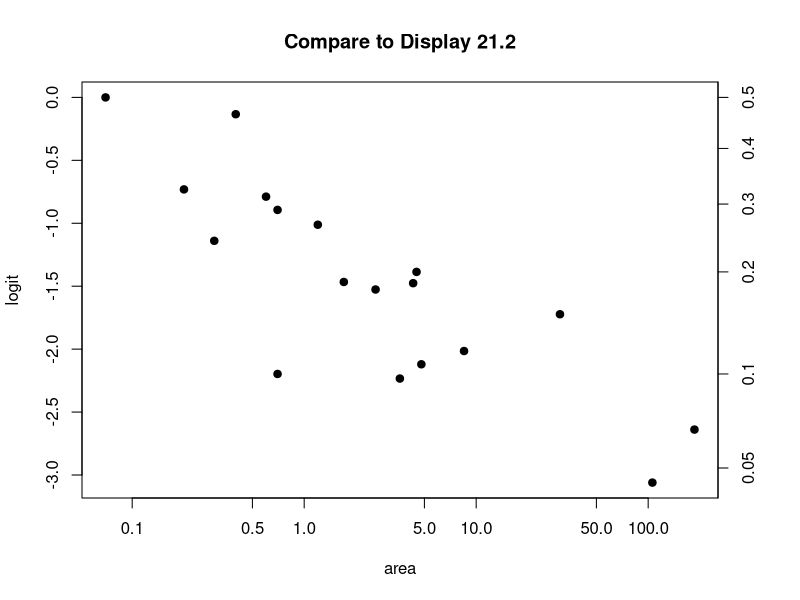
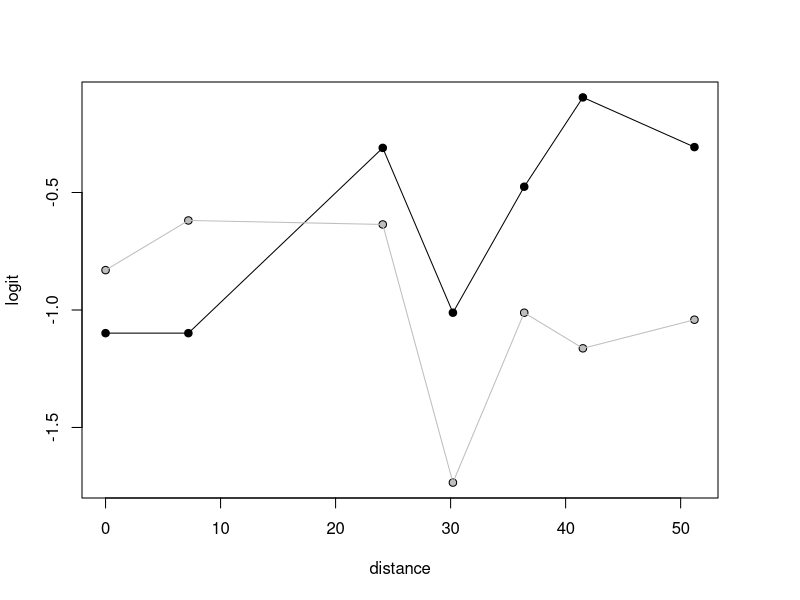

Write R code to recreate these figures, in order. (Note: this script raises an error after producing the figures.)
setwd("U:\\401A\\sleuth3csv") # or wherever your data are

#######################################################
# Chapter 21                                         
#######################################################

######################## Case 21.01 ##############################

case2101 = read.csv("case2101.csv")
names(case2101) = tolower(names(case2101))

case2101 # Compare to Display 21.1
case2101$larea = log(case2101$area)
case2101$proportion = case2101$extinct/case2101$atrisk
case2101$logit = log(case2101$proportion/(1-case2101$proportion))

par(mar=c(5,4,4,4)+.1)
plot(logit~area, case2101, pch=19, main="Compare to Display 21.2", log='x')
pp = c(.01,.05,.1,.2,.3,.4,.5,.6)
logit = function(x) log(x/(1-x))
axis(4,logit(pp), pp)


# Notice the syntax
mod = glm(cbind(extinct,atrisk-extinct) ~ larea, binomial, case2101)
summary(mod)



######################## Case 21.02 ##############################

case2102 = read.csv("case2102.csv")
names(case2102) = tolower(names(case2102))

case2102 # Compare to Display 21.3
case2102$proportion = case2102$removed/case2102$placed
case2102$logit = log(case2102$proportion/(1-case2102$proportion))

ch = rep(NA,nrow(case2102))
ch[case2102$morph=="dark"] = 19
ch[case2102$morph=="light"] = 1

cl = rep(NA,nrow(case2102))
cl[case2102$morph=="dark"] = "black"
cl[case2102$morph=="light"] = "gray"


plot(logit~distance, case2102[case2102$morph=="dark",], type='p', pch=19,
     ylim=range(case2102$logit))
lines(case2102$distance[case2102$morph=="dark"], case2102$logit[case2102$morph=="dark"])
points(case2102$distance[case2102$morph=="light"], case2102$logit[case2102$morph=="light"], pch=21, bg="gray")
lines(case2102$distance[case2102$morph=="light"], case2102$logit[case2102$morph=="light"], col="gray")




modf = glm(cbind(removed,placed-removed) ~ morph*distance, binomial, case2102)
summary(modf) # Compare to Display 21.8 (full model)

modr = glm(cbind(removed,placed-removed) ~ morph*distance, binomial, case2102)
summary(modr) # Compare to Display 21.8 (full model)

# Drop-in-deviance test for interaction
anova(modr, modf, test="Chi")


case2102$proportion = case2102$removed/case2102$placed

cbind(case2102, residuals(mod), predict(mod))
